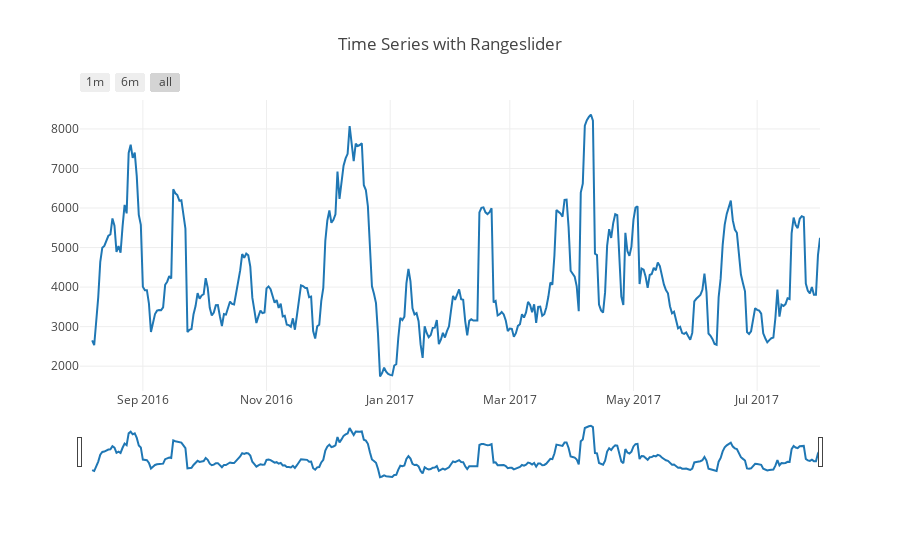

Notebook code for this chart:
### Code cell
data = [go.Scatter(x=revenue.index, 
               y=revenue.rolling(window=7).mean(), 
               name = 'Daily Revenue',
               mode = 'lines',
              )]

layout = dict(
    title='Time Series with Rangeslider',
    xaxis=dict(
        rangeselector=dict(
            buttons=list([
                dict(count=1,
                     label='1m',
                     step='month',
                     stepmode='backward'),
                dict(count=6,
                     label='6m',
                     step='month',
                     stepmode='backward'),
                dict(step='all')
            ])
        ),
        rangeslider=dict(
            visible = True
        ),
        type='date'
    )
)

fig = dict(data=data, layout=layout)
plotly.offline.iplot(fig, filename = "Time Series with Rangeslider")

### Figure 1 — Plotly figure (JSON) as saved in the notebook; plotly's stock layout.template omitted (floating-point values rounded to 4 significant figures; data arrays with more than 128 entries replaced by an {"elided": "..."} marker saying what was removed)
{"data": [{"mode": "lines", "name": "Daily Revenue", "type": "scatter", "uid": "9547e462-d8cd-11e8-a582-a45e60cb1c79", "x": {"elided": "366 str values"}, "y": {"elided": "366 float values"}}], "layout": {"title": "Time Series with Rangeslider", "xaxis": {"rangeselector": {"buttons": [{"count": 1, "label": "1m", "step": "month", "stepmode": "backward"}, {"count": 6, "label": "6m", "step": "month", "stepmode": "backward"}, {"step": "all"}]}, "rangeslider": {"visible": true}, "type": "date"}}}
